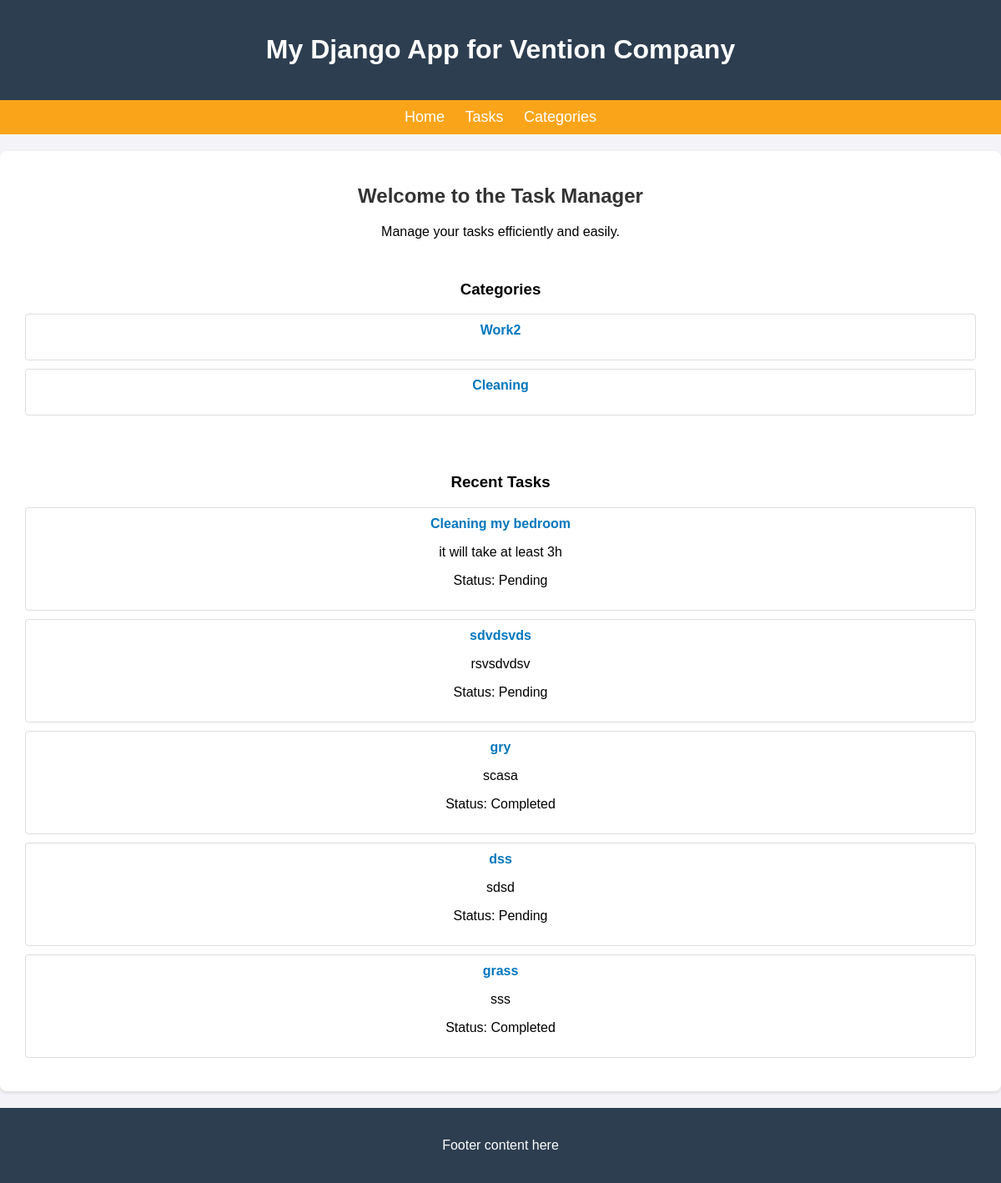
Before: / with the older database file.
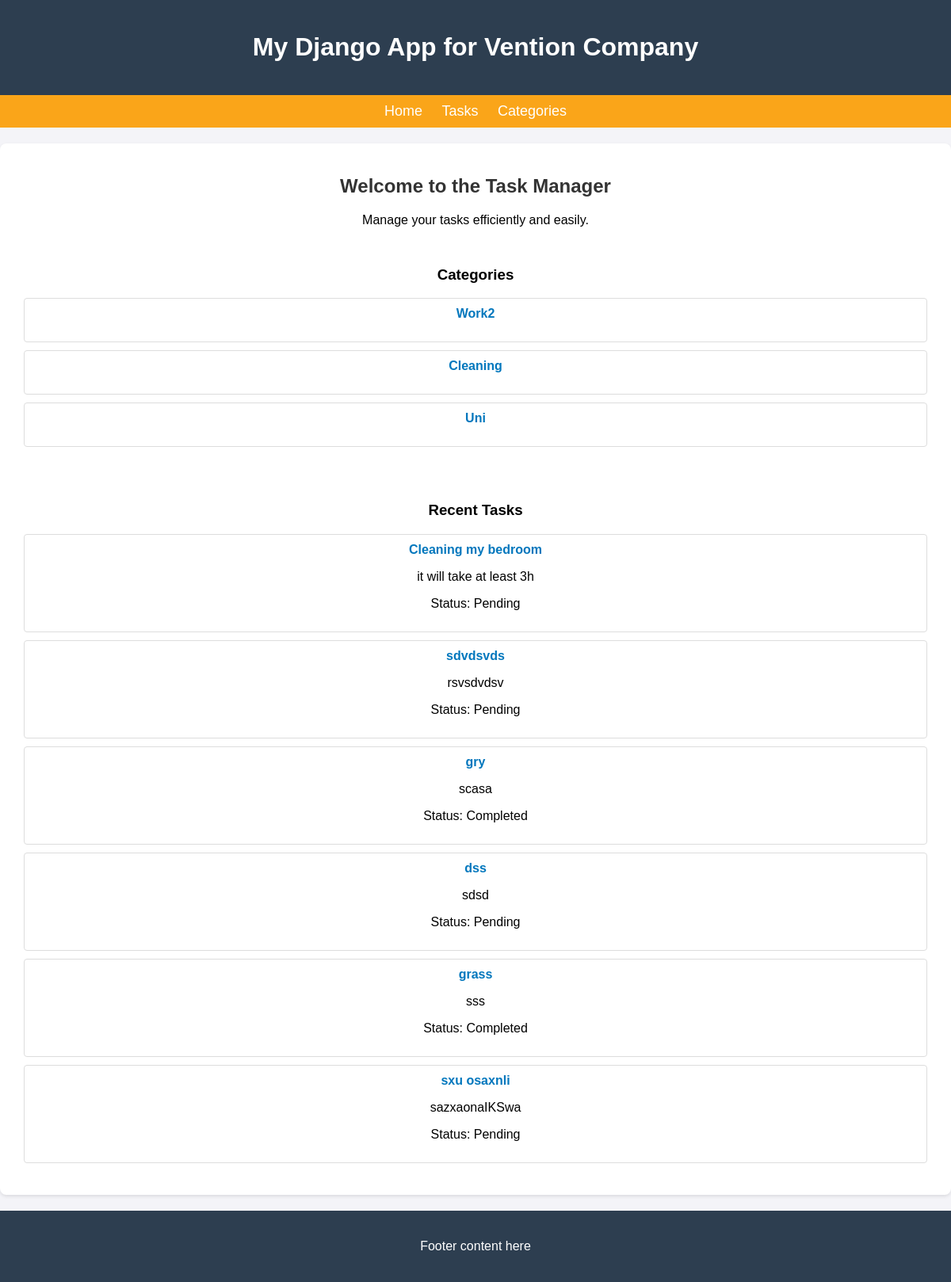
After: the same page with the newer database file.
### vention_app/models.py (models this page shows, shortened)
class Category(models.Model):
    name = models.CharField(max_length=100)

class Task(models.Model):
    title = models.CharField(max_length=100)
    description = models.TextField()
    completed = models.BooleanField(default=False)
    category = models.ForeignKey(Category, on_delete=models.CASCADE)
    due_date = models.DateField(null=True, blank=True) # An extra

### vention_app/views.py (the view)
# urls.py: 2. Add a URL to urlpatterns:  path('', views.home, name='home')
def home(request):
    categories = Category.objects.all()
    recent_tasks = Task.objects.filter(due_date__gte=datetime.now() - timedelta(days=7))  # Example
    return render(request, 'vention_app/home.html', {'categories': categories, 'recent_tasks': recent_tasks})

### vention_app/templates/vention_app/home.html (shortened to what this page needs)
{% extends 'vention_app/base.html' %}
{% block content %}
<div class="home-content">
    <h2>Welcome to the Task Manager</h2>
    <p>Manage your tasks efficiently and easily.</p>
    <div class="categories-section">
        <h3>Categories</h3>
        <div class="categories">
            {% for category in categories %}
            <div class="category-card">
                <h4>{{ category.name }}</h4>
            </div>
            {% empty %}
            <p>No categories found.</p>
            {% endfor %}
        </div>
    </div>
    <div class="recent-tasks-section">
        <h3>Recent Tasks</h3>
        <div class="tasks">
            {% for task in recent_tasks %}
            <div class="task-card">
                <h4>{{ task.title }}</h4>
                <p>{{ task.description }}</p>
                <p>Status: {% if task.completed %}Completed{% else %}Pending{% endif %}</p>
            </div>
            {% empty %}
            <p>No recent tasks.</p>
            {% endfor %}
        </div>
    </div>
</div>
{% endblock %}

Changed rows visible on the page:
added Category: name "Uni"
added Task: title "sxu osaxnli", description "sazxaonaIKSwa", completed "Pending"
